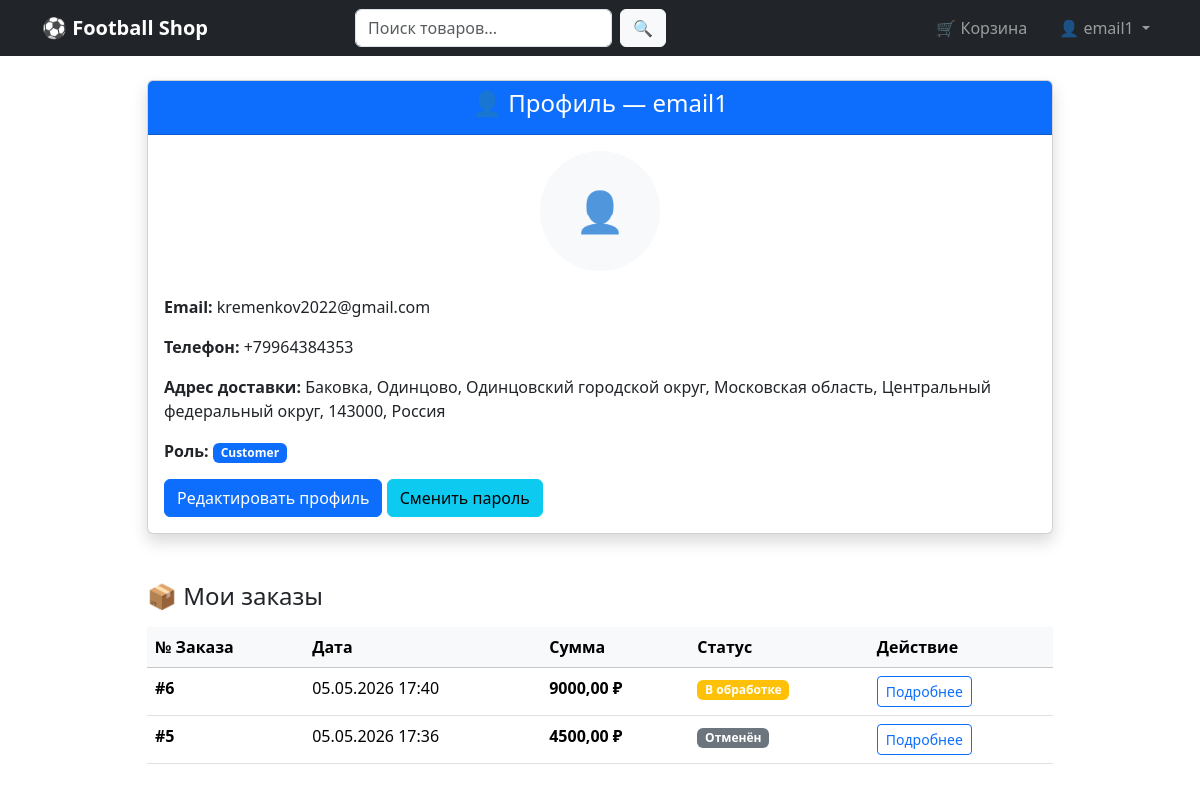
Page /accounts/profile/ (signed in) on the earlier database version.
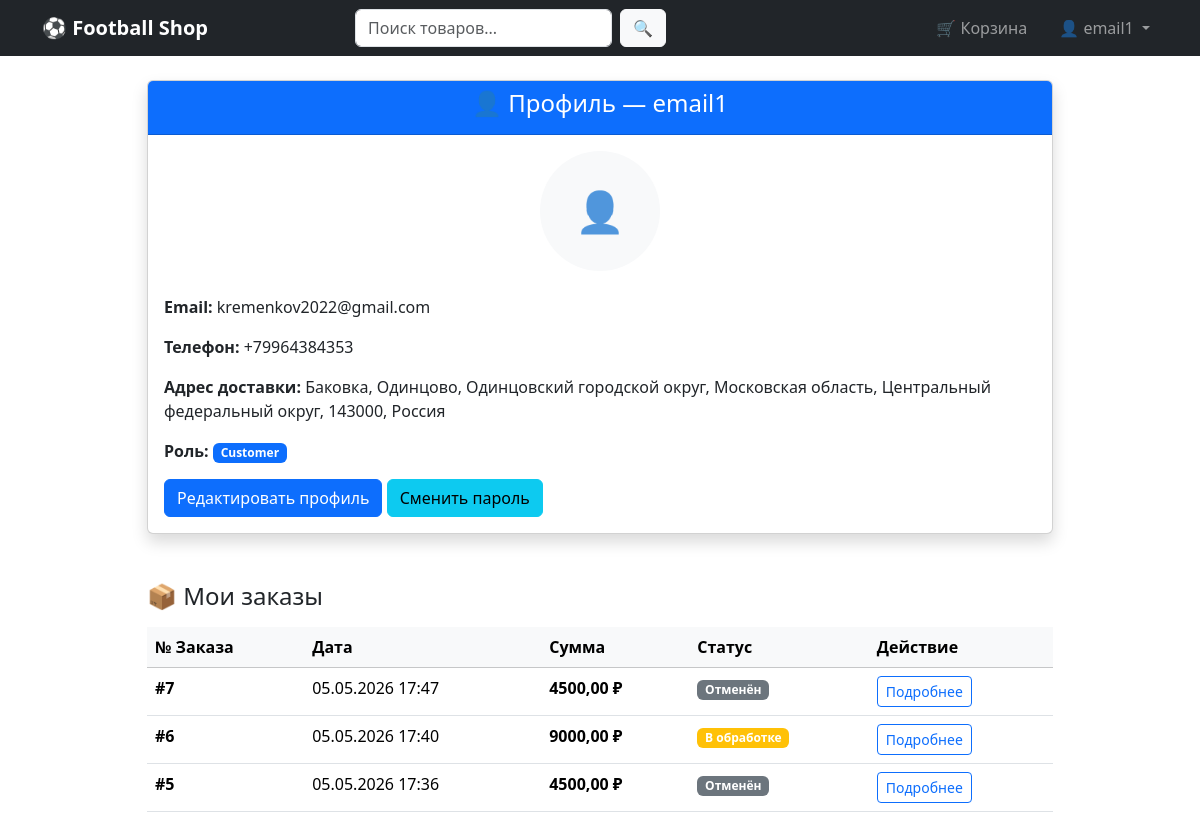
Same page on the later database version.
### shop/models.py (models this page shows, shortened)
class Order(models.Model):
    STATUS_CHOICES = [
        ('pending', 'В обработке'),
        ('confirmed', 'Подтверждён'),
        ('shipped', 'Отправлен'),
        ('delivered', 'Доставлен'),
        ('cancelled', 'Отменён'),
    ]
    user = models.ForeignKey(User, on_delete=models.CASCADE, verbose_name="Пользователь")
    created_at = models.DateTimeField(auto_now_add=True, verbose_name="Дата создания")
    status = models.CharField(max_length=20, choices=STATUS_CHOICES, default='pending', verbose_name="Статус")
    total_amount = models.DecimalField(max_digits=10, decimal_places=2, default=0, verbose_name="Сумма заказа")
    address = models.TextField(verbose_name="Адрес доставки", blank=True, null=True)
    phone = models.CharField(max_length=20, verbose_name="Телефон", blank=True, null=True)
    comment = models.TextField(blank=True, null=True, verbose_name="Комментарий к заказу")
    class Meta:
        ordering = ['-created_at']
        verbose_name = "Заказ"
        verbose_name_plural = "Заказы"

### accounts/views.py (the view)
# urls.py: path('profile/', views.profile, name='profile'),
@login_required
def profile(request):
    try:
        profile = request.user.profile
    except:
        profile = None
    orders = Order.objects.filter(user=request.user).order_by('-created_at')
    return render(request, 'accounts/profile.html', {
        'profile': profile,
        'orders': orders,
        'role': 'Manager' if request.user.groups.filter(name='Manager').exists() else 'Customer',
        'role_class': 'bg-success' if request.user.groups.filter(name='Manager').exists() else 'bg-primary',
    })

### templates/accounts/profile.html (shortened to what this page needs)
{% extends 'base.html' %}
{% block content %}
<div class="container">
    <div class="row justify-content-center">
        <div class="col-lg-10">
            <div class="card shadow">
                <div class="card-header bg-primary text-white text-center">
                    <h4>👤 Профиль — {{ user.username }}</h4>
                </div>
                <div class="card-body">
                    <div class="text-center mb-4">
                        {% if profile and profile.avatar %}
                            <img src="{{ profile.avatar.url }}" alt="Аватар" class="rounded-circle" width="120" height="120">
                        {% else %}
                            <div class="rounded-circle bg-light d-inline-flex align-items-center justify-content-center" style="width: 120px; height: 120px;">
                                <span class="text-muted fs-1">👤</span>
                            </div>
                        {% endif %}
                    </div>
                    <p><strong>Email:</strong> {{ user.email|default:"—" }}</p>
                    <p><strong>Телефон:</strong> {{ profile.phone|default:"—" }}</p>
                    <p><strong>Адрес доставки:</strong> {{ profile.address|default:"—" }}</p>
                    <p><strong>Роль:</strong> <span class="badge {{ role_class }}">{{ role }}</span></p>
                    <a href="{% url 'accounts:edit_profile' %}" class="btn btn-primary">Редактировать профиль</a>
                    <a href="{% url 'accounts:change_password' %}" class="btn btn-info">Сменить пароль</a>
                </div>
            </div>
            <h4 class="mt-5 mb-3">📦 Мои заказы</h4>
            {% if orders %}
                <div class="table-responsive">
                    <table class="table table-hover">
                        <thead class="table-light">
                            <tr>
                                <th>№ Заказа</th>
                                <th>Дата</th>
                                <th>Сумма</th>
                                <th>Статус</th>
                                <th>Действие</th>
                            </tr>
                        </thead>
                        <tbody>
                            {% for order in orders %}
                            <tr>
                                <td><strong>#{{ order.id }}</strong></td>
                                <td>{{ order.created_at|date:"d.m.Y H:i" }}</td>
                                <td><strong>{{ order.total_amount|floatformat:2 }} ₽</strong></td>
                                <td>
                                    <span class="badge
                                        {% if order.status == 'pending' %}bg-warning
                                        {% elif order.status == 'confirmed' %}bg-info
                                        {% elif order.status == 'shipped' %}bg-primary
                                        {% elif order.status == 'delivered' %}bg-success
                                        {% else %}bg-secondary{% endif %}">
                                        {{ order.get_status_display }}
                                    </span>
                                </td>
                                <td>
                                    <a href="{% url 'shop:order_detail' order.id %}" class="btn btn-sm btn-outline-primary">Подробнее</a>
                                </td>
                            </tr>
                            {% endfor %}
                        </tbody>
                    </table>
                </div>
            {% else %}
                <div class="alert alert-info">
                    У вас пока нет заказов.
                </div>
            {% endif %}
        </div>
    </div>
</div>
{% endblock %}

Differences in the rows shown:
added Order: id "7", created_at "05.05.2026 17:47", total_amount "4500,00", status "Отменён"
